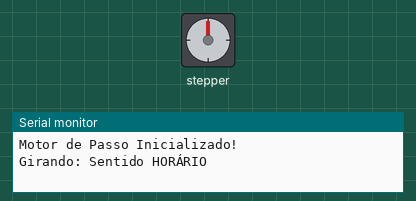
Recording of a sketch running on a simulated Arduino Uno, built with avr-gcc and run on an emulated ATmega328P. Shown: stepper motor, the last lines printed to the serial monitor. Stepper angles assume 2048 steps per turn.

Above: at 0.05 s.
At 2.5 s:
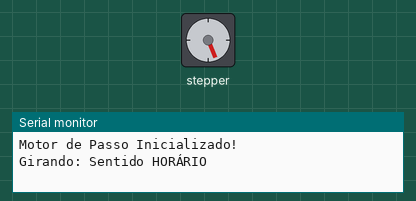
At 5.0 s:
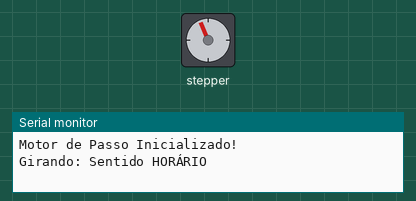
At 10.85 s:
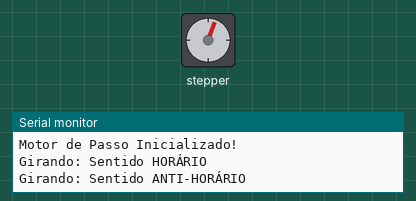
Timing chart, 0 to 15.7 s (numbered marks = the images above):
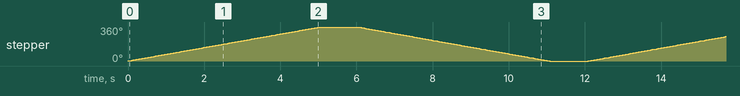

The sketch:

Motor_Passo_Modulo_Drive.ino
```cpp
/*
 * =================================================================================
 * PROJETO: Controle de Motor de Passo (28BYJ-48) com Driver ULN2003
 * DESCRIÇÃO: Faz o motor de passo girar uma volta inteira no sentido horário,
 *            aguarda 1 segundo e faz uma volta completa no sentido anti-horário.
 *
 * BIBLIOTECA: <Stepper.h> (Já vem instalada nativamente na IDE do Arduino)
 * =================================================================================
 */

#include <Stepper.h>

// Número total de passos por volta completa do motor 28BYJ-48
const int PASSOS_POR_VOLTA = 2048;

// Definição dos pinos conectados às entradas do Driver ULN2003
#define IN1 8
#define IN2 9
#define IN3 10
#define IN4 11

// Inicializa a biblioteca Stepper.
// NOTA IMPORTANTE DE SEQUÊNCIA: A ordem dos pinos na biblioteca deve ser (IN1, IN3, IN2, IN4)
// para respeitar a alternância das bobinas no driver ULN2003.
Stepper meuMotor(PASSOS_POR_VOLTA, IN1, IN3, IN2, IN4);

void setup() {
  // Define a velocidade do motor em RPM (Rotações Por Minuto)
  // Para o motor 28BYJ-48, a velocidade recomendada fica entre 5 e 15 RPM
  meuMotor.setSpeed(12);

  Serial.begin(9600);
  Serial.println("Motor de Passo Inicializado!");
}

void loop() {
  // 1. Gira 1 volta completa no sentido HORÁRIO (passos positivos)
  Serial.println("Girando: Sentido HORÁRIO");
  meuMotor.step(PASSOS_POR_VOLTA);
  delay(1000);

  // 2. Gira 1 volta completa no sentido ANTI-HORÁRIO (passos negativos)
  Serial.println("Girando: Sentido ANTI-HORÁRIO");
  meuMotor.step(-PASSOS_POR_VOLTA);
  delay(1000);
}
```

Measured:
- by itself, stepper: turns 360° clockwise in 5.0 s, then 360° counter-clockwise in 5.0 s, repeating every 12.1 s
